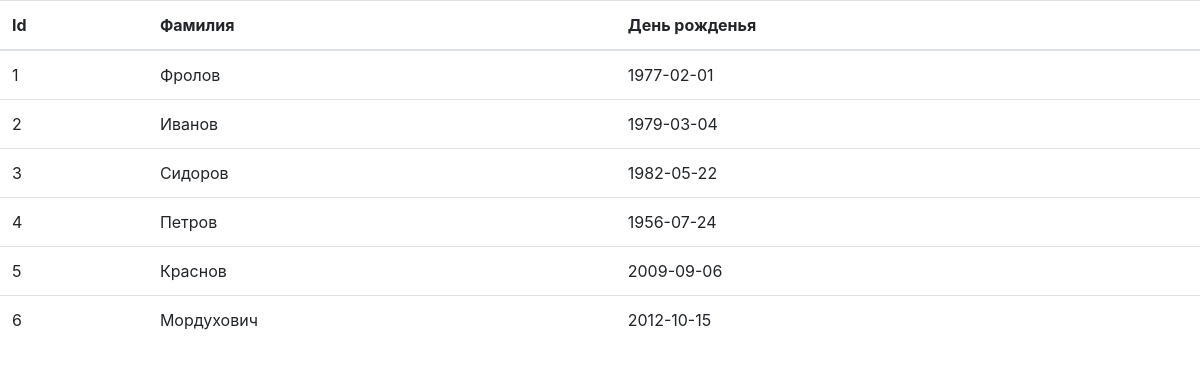
/exam/index6.php, run on the app's committed database.
### tables this page shows
CREATE TABLE IF NOT EXISTS `birthday` (
    `id` int(11) NOT NULL AUTO_INCREMENT,
    `Family` varchar(100),
    `Birthday` date,
    PRIMARY KEY (`id`)
);

### exam/index6.php (the view, shortened to what this page needs)
<?php
$db = mysqli_connect('127.0.0.1', 'root', '', 'exam') or die('Ошибка соединения с БД!');
mysqli_set_charset($db, "utf8") or die('Не установлена кодировка!');
$res = mysqli_query($db, "SELECT * FROM birthday");
$data = mysqli_fetch_all($res, MYSQLI_ASSOC);
?>
<!DOCTYPE html>
<html lang="en">
<head>
    <link rel="stylesheet" href="https://cdn.jsdelivr.net/npm/bootstrap@4.5.3/dist/css/bootstrap.min.css">
</head>
<body>
<table class="table">
  <thead>
    <tr>
      <th scope="col">Id</th>
      <th scope="col">Фамилия</th>
      <th scope="col">День рожденья</th>
    </tr>
  </thead>
  <tbody>
  <?php foreach($data as $item): ?>
    <tr>
      <td><?= $item['id'] ?></td>
      <td><?= $item['Family'] ?></td>
      <td><?= $item['Birthday'] ?></td>
    </tr>
  <?php endforeach; ?>
  </tbody>
</table>
</body>
</html>

### data on the page
birthday: id "1", Family "Фролов", Birthday "1977-02-01"
birthday: id "2", Family "Иванов", Birthday "1979-03-04"
birthday: id "3", Family "Сидоров", Birthday "1982-05-22"
birthday: id "4", Family "Петров", Birthday "1956-07-24"
birthday: id "5", Family "Краснов", Birthday "2009-09-06"
birthday: id "6", Family "Мордухович", Birthday "2012-10-15"
